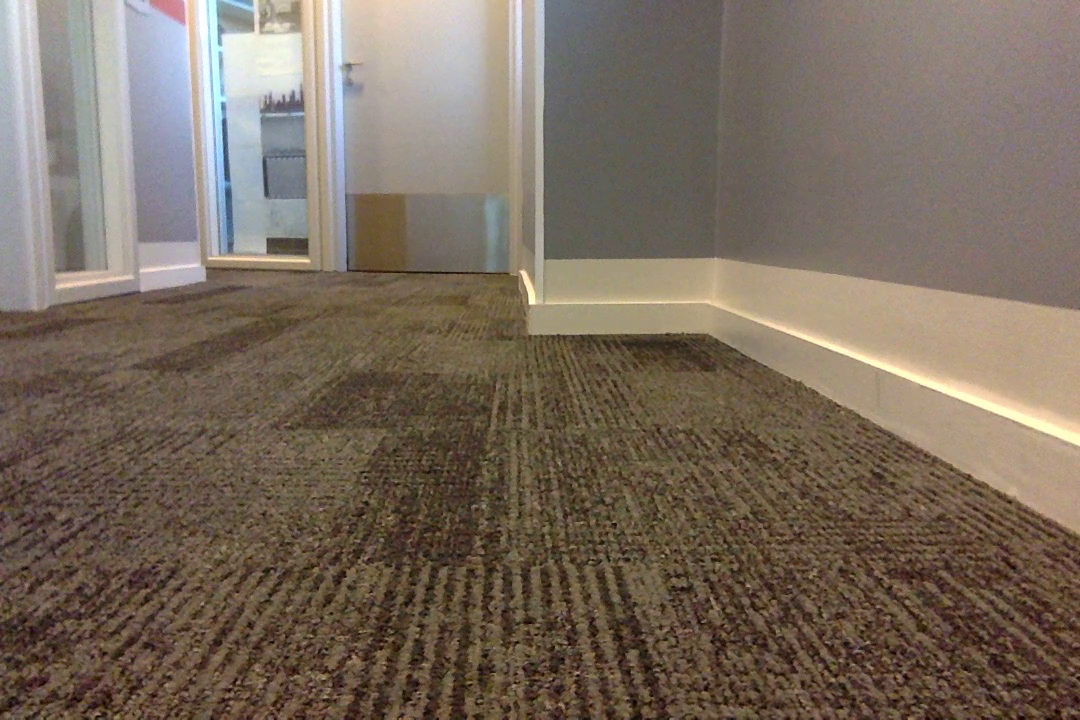
#> input picture frame 2 of subtracao_fundo/hall_robots.mp4, 1080 x 720 px
$ python segment.py   (older library calls are emulated)
#> lines starting #> are read from the running program, lines starting #| are printed output that depends on the picture
import cv2
import cv2.cv as cv
import numpy as np
from matplotlib import pyplot as plt
import time

cap = cv2.VideoCapture('hall_robots.mp4')
#cap = cv2.VideoCapture(0)
#cap.set(cv.CV_CAP_PROP_FRAME_WIDTH, 640)
#cap.set(cv.CV_CAP_PROP_FRAME_HEIGHT, 480)

lower = 0
upper = 1


def auto_canny(image, sigma=0.33):
    # compute the median of the single channel pixel intensities
    v = np.median(image)

    # apply automatic Canny edge detection using the computed median
    global lower
    lower = int(max(0, (1.0 - sigma) * v))
    global upper
    upper = int(min(255, (1.0 + sigma) * v))
    edged = cv2.Canny(image, lower, upper)

    # return the edged image
    return edged


while(True):

    ret, frame = cap.read()
#> frame is the input picture: shape (720, 1080, 3); mean B, G, R 94.4, 107.7, 121.5
    # Our operations on the frame come here
    gray = cv2.cvtColor(frame, cv2.COLOR_BGR2GRAY)
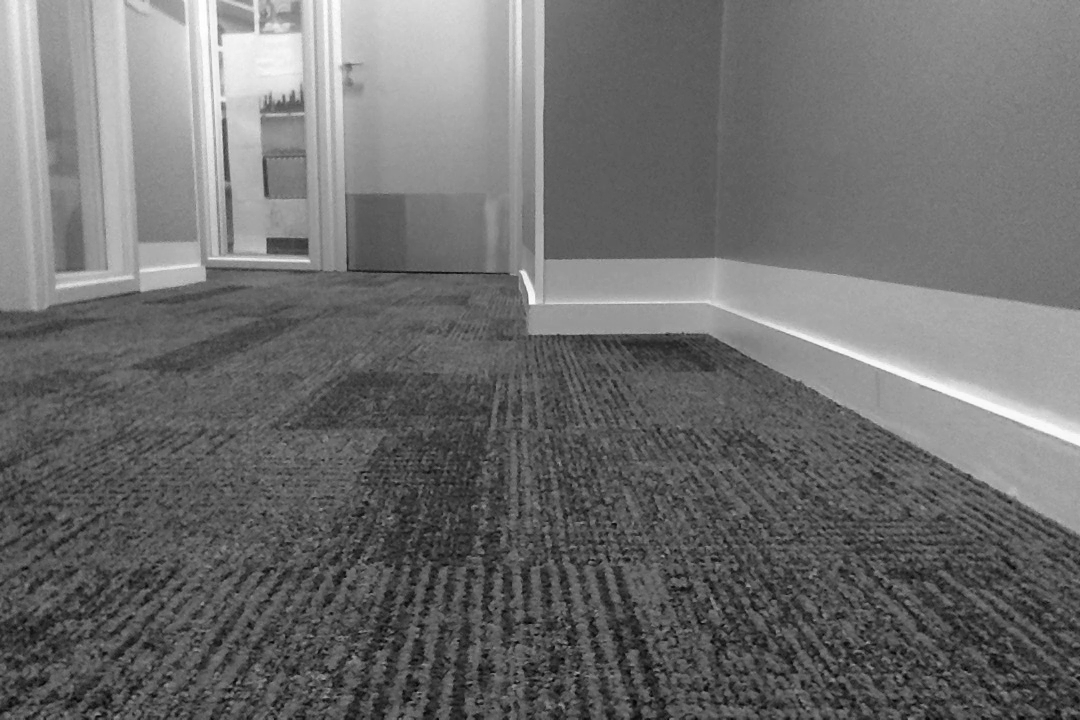
#> gray: shape (720, 1080); min 3, max 255, mean 110.3
    rgb =  cv2.cvtColor(frame, cv2.COLOR_BGR2RGB)
    img = frame


#> (the run stopped early here; a loop or call above may not have finished)

$ run again, starting later in the video
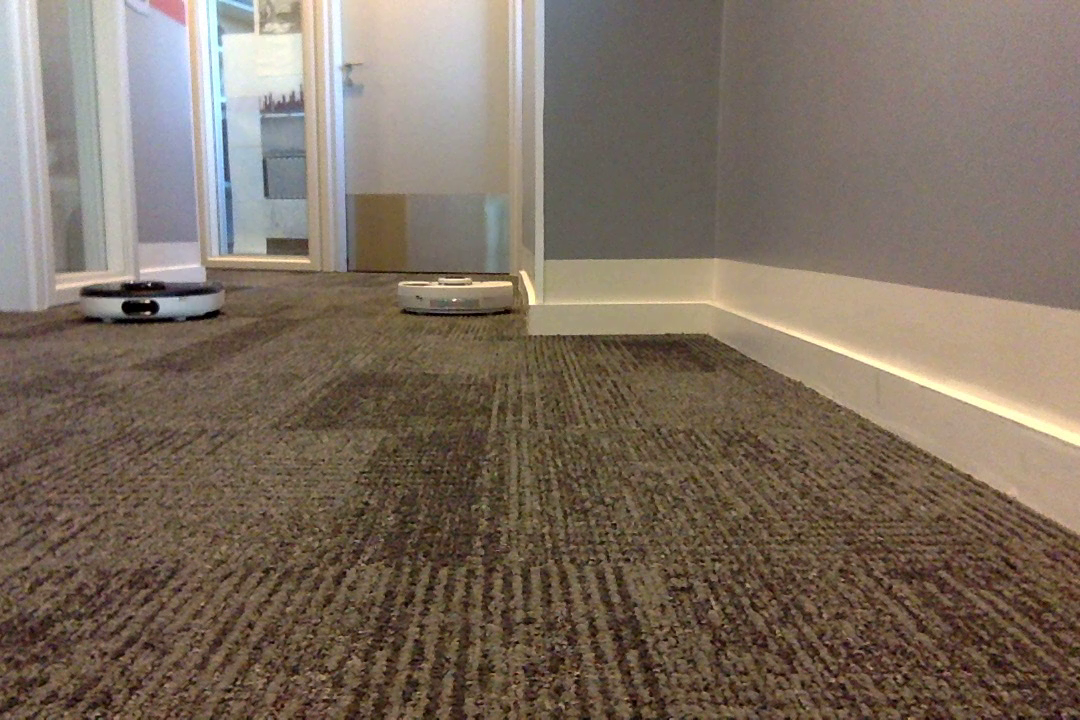
#> input picture frame 11 of subtracao_fundo/hall_robots.mp4, 1080 x 720 px
#> frame is the input picture: shape (720, 1080, 3); mean B, G, R 96.7, 110.2, 124.3
#> `gray = cv2.cvtColor(frame, cv2.COLOR_BGR2GRAY)`:
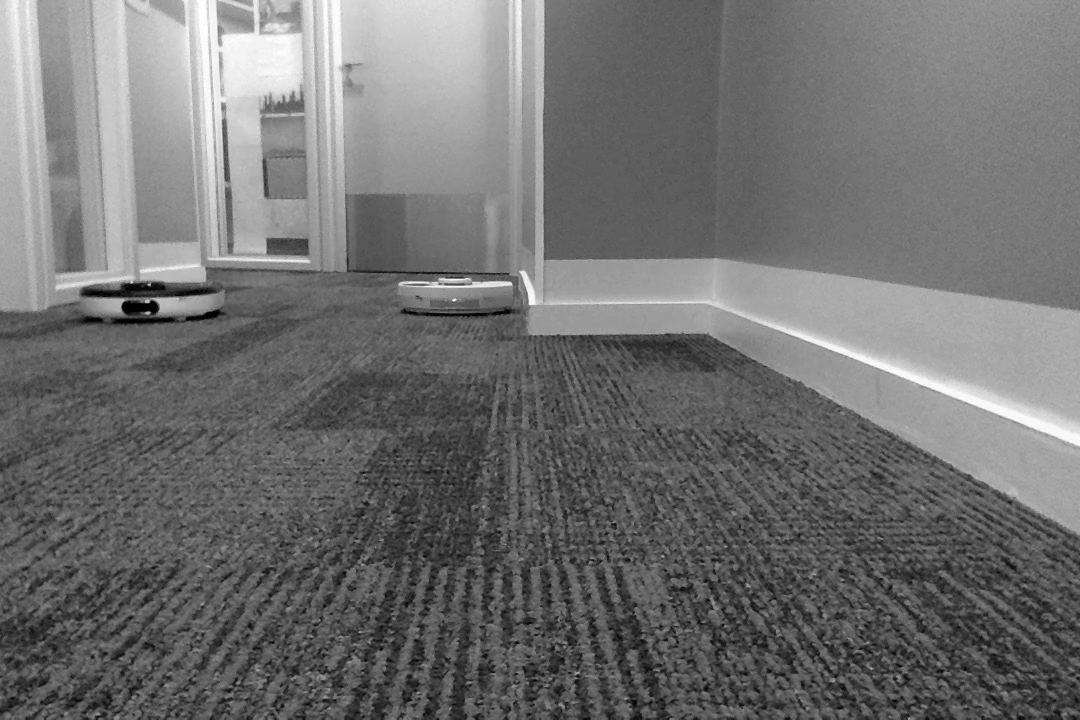
#> gray: shape (720, 1080); min 0, max 255, mean 112.9
